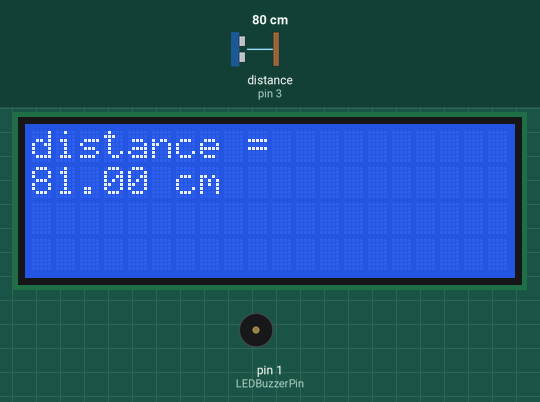
A sketch run on a simulated Arduino Uno, built with avr-gcc and run on an emulated ATmega328P. Parts: 20×4 character LCD, buzzer (waves = sounding, pin HIGH). Inputs (shaded band) come from the test bench; at power-on: distance to the obstacle (sensor on pin 3) 80 cm. The echo pulse lasts 58.3 µs per cm.

Above: at 1.2 s.
1.3 s: distance to the obstacle (sensor on pin 3) set to 2 cm
At 2.1 s:
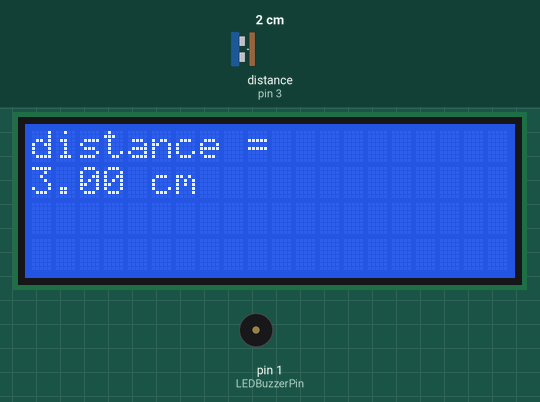
3.2 s: distance to the obstacle (sensor on pin 3) set to 4 cm
4.7 s: distance to the obstacle (sensor on pin 3) set to 250 cm
At 5.4 s:
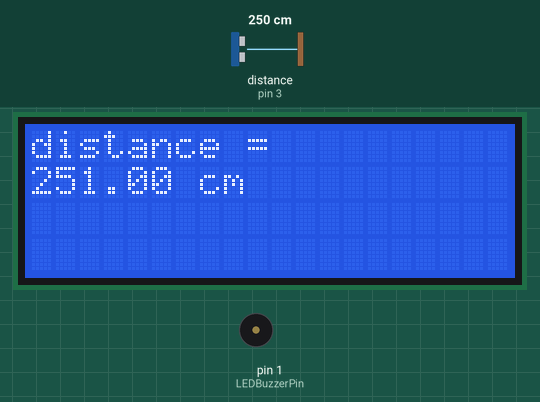
Timing chart, 0 to 7.7 s (numbered marks = the images above; inputs shaded):
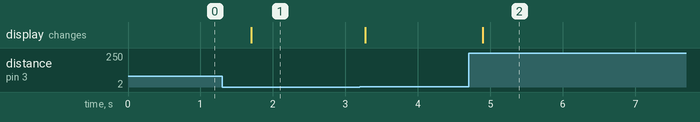

The sketch:

code.ino
```cpp
#include <HCSR04.h>
#include <LiquidCrystal_I2C.h>

LiquidCrystal_I2C lcd(0x27, 20, 4);


const int LEDBuzzerPin=1;
const int trigPin = 2;
const int echoPin = 3;

UltraSonicDistanceSensor distanceSensor(trigPin, echoPin);
void setup(){
lcd.init();
pinMode(LEDBuzzerPin,OUTPUT);
}

void loop(){
lcd.backlight();
lcd.clear();
Serial.println(distanceSensor.measureDistanceCm());
lcd.print("distance = ");
lcd.setCursor(0,1);
lcd.print(distanceSensor.measureDistanceCm()+1);
lcd.print(" cm");
if((distanceSensor.measureDistanceCm()+1)<3) {
  digitalWrite(LEDBuzzerPin,HIGH);
}else
{
  digitalWrite(LEDBuzzerPin,LOW);
}

delay(500);

}
```

Measured:
- after the input at 1.3 s, the display: changes after 0.40 s (image 1)
- after the input at 4.7 s, the display: changes after 0.19 s (image 2)
